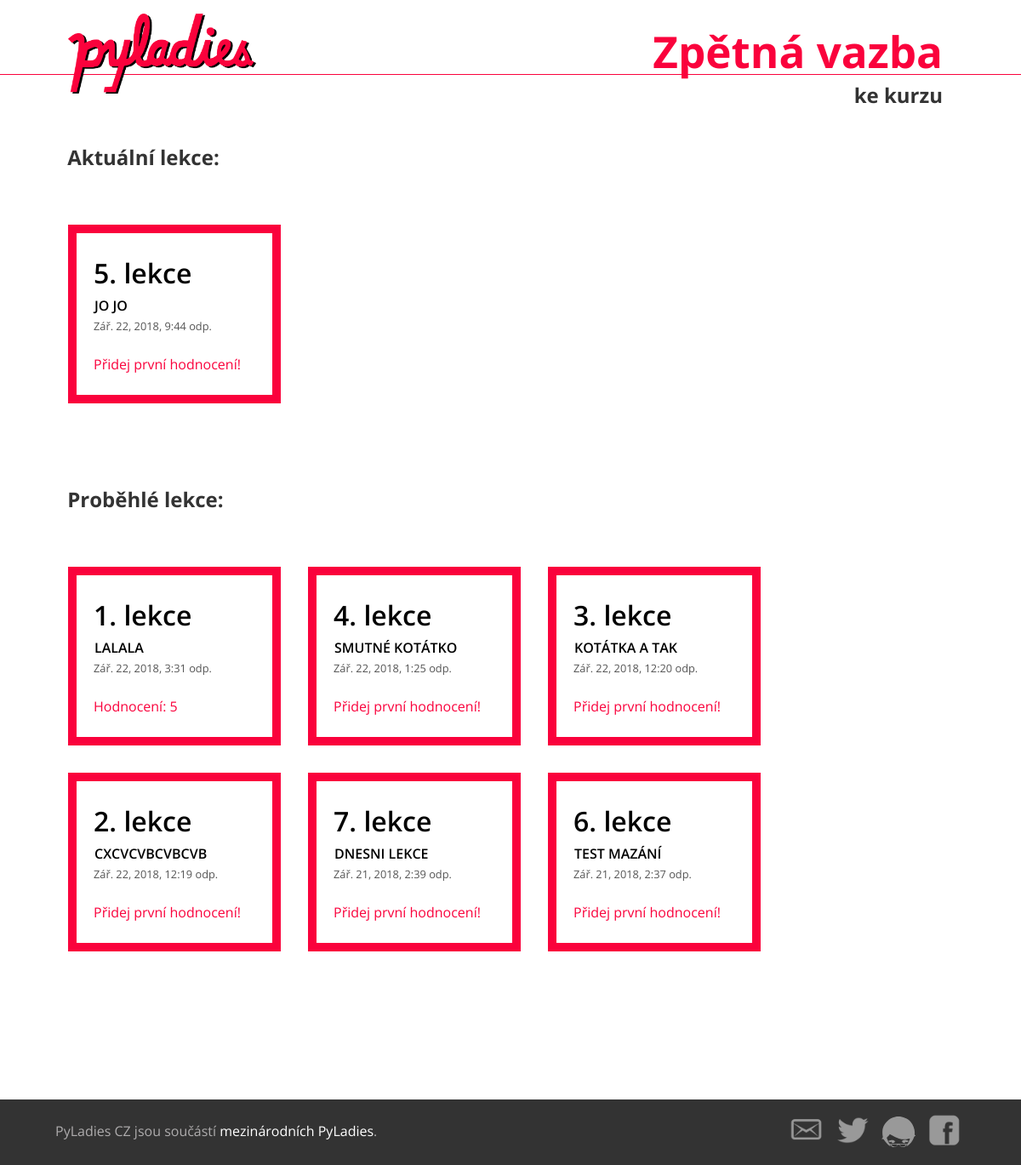
The page / on the database its author committed.
### blog/models.py (models this page shows, shortened)
class Post(models.Model):
    title = models.CharField(max_length=200)
    author = models.ForeignKey('auth.User', on_delete=models.CASCADE)
    text = models.TextField()
    created_date = models.DateTimeField(default=timezone.now)
    published_date = models.DateTimeField(blank=True, null=True)

### blog/views.py (the view)
# urls.py: path('', views.post_list, name='post_list'),
def post_list(request):
    posts = Post.objects.filter(published_date__lte=timezone.now()).order_by('published_date').reverse()[1:]
    current_lessons = Post.objects.filter(published_date__lte=timezone.now()).order_by('published_date').reverse()[:1]
    return render(request, 'things/post_list.html', {'posts': posts, 'current_lessons':current_lessons, 'nazev_kurzu': nazev_kurzu})

### blog/templates/things/post_list.html
{% extends 'things/base.html' %}
{% block content %}
{% if posts.count >= 1 %}
<h2 class="current_lessons">Aktuální lekce:</h2>
{% endif %}
        <div class="post-list">
    {% for post in current_lessons %}
        <a href="{% url 'post_detail' pk=post.pk %}">
            <div class="post">
                <h2>{{ post.title }}</h2>
                <p>{{ post.text|linebreaksbr }}</p>
                <div class="date">
                    {{ post.published_date }}
                </div>
                {% if post.comments.count == 0 %}
                    <spnt>Přidej první hodnocení!</span>
                {% else %}
                    <spnt>Hodnocení: {{ post.comments.count }}</span>
                {% endif %}
            </div>
        </a>
    {% endfor %}
      </div>
    {% if posts.count >= 1 %}
    <h2 class="current_lessons">Proběhlé lekce:</h2>
        {% endif %}
                <div class="post-list">
    {% for post in posts %}
        <a href="{% url 'post_detail' pk=post.pk %}">
            <div class="post">
                <h2>{{ post.title }}</h2>
                <p>{{ post.text|linebreaksbr }}</p>
                <div class="date">
                    {{ post.published_date }}
                </div>
                {% if post.comments.count == 0 %}
                    <spnt>Přidej první hodnocení!</span>
                {% else %}
                    <spnt>Hodnocení: {{ post.comments.count }}</span>
                {% endif %}
            </div>
        </a>
    {% endfor %}
</div>
{% endblock content %}

### blog/templates/things/base.html (shortened to what this page needs)
{% load staticfiles %}
<!DOCTYPE html>
<html lang="cs"  >
    <head>
        <link rel="stylesheet" href="{% static 'css/style.css' %}"/>
    </head>
    <body>
        <div class="page-header">
            <div class="logo">
                <a href=/> <img class="logo2" src="{% static 'img/pyladies.png' %}" alt="pyladies-logo"></a>
            </div>
            <div class="header-text">
                <h1><a href="/">Zpětná vazba</a></h1>
                <h2>{{ nazev_kurzu }}</h2>
            </div>
        </div>
        <div class="content">
             {% block content %}
             {% endblock %}
        </div>
            <div class="footer">
                <div class="global-pyladies">
                  PyLadies CZ jsou součástí <a href="http://pyladies.com">mezinárodních PyLadies</a>.
                </div>
                <ul>
                    <li>
                        <a href="mailto:brno@pyladies.cz">
                            <img src="{% static 'img/icon/mail-white.png' %}" alt=" " />
                        </a>
                    </li>
                    <li>
                        <a href="https://twitter.com/pyladiescz">
                            <img src="{% static 'img/icon/twitter-white.png' %}" alt=" " />
                        </a>
                    </li>
                    <li>
                        <a href="https://pyladies.cz">
                            <img src="{% static 'img/icon/who.svg' %}" alt=" "/>
                        </a>
                    </li>
                    <li>
                        <a href="https://www.facebook.com/groups/pyladiesBrno/">
                            <img src="{% static 'img/icon/facebook-white.png' %}" alt=" "/>
                        </a>
                    </li>
                </ul>
            </div>
    </body>
</html>

### blog/static/css/style.css (style rules this page uses)
html { -webkit-box-sizing: border-box; box-sizing: border-box; }
html { width: 100%; height: 100%; overflow-x: hidden; font-size: 16px; }
body { width: 100%; height: 100%; font-size: 16px; color: #333; margin: 0; padding: 1em; font-family: 'Open Sans', sans-serif; }
a { text-decoration: none; color: #fa023c; }
.global-pyladies { float: none; }
.page-header { position: relative; margin-bottom: 80px; border-bottom: 1px solid #fa023c; }
.page-header h1, .page-header h1 a, .page-header h1 a:visited, .page-header h1 a:active { font-size: 1.6em; text-decoration: none; }
.header-text h2, .header-text p { margin: 0; color: #333; }
.date { color: #555555; font-size: 0.8em; margin: 0.5em 0 2em; }
.post { border: 10px solid #fa023c; padding: 20px; margin-bottom: 1em; display: block; width: 100%; }
.post h2 { margin: 5px 0 10px; color: black; font-weight: 600; font-size: 2em; }
.post p, .post h1 a:visited { color: #000000; }
.logo2 { width: 75%; padding: 1em; }
.header-text { display: block; right: 60px; top: 15px; }
.content { width: 100%; min-height: 100%; margin-bottom: 93px; }
.post-list, .post-detail { width: 100%; background-color: white; overflow: auto; }
.post p { font-weight: 600; text-transform: uppercase; margin: 0px 0 0; padding: 0px 1px 1px; line-height: 0.9; }
.footer { background: #333; color: rgba(255, 255, 255, 0.2); margin-top: -77px; margin-right: auto; margin-left: auto; position: relative; margin: -15px; padding: 15px; }
.footer .global-pyladies { margin-top: 26px; color: #aeacad; float: left; }
.footer img { width: 40px; opacity: 0.5; }
.footer ul { display: block; float: right; }
.footer li { list-style: none; display: inline; padding: 0 5px; }
.footer a { color: white; }
@media all and (min-width: 500px) { body { padding: 0; } }
@media all and (min-width: 500px) { .logo2 { width: 261px; padding: 16px 0px 0px 40px; } }
@media all and (min-width: 500px) { .current_lessons { padding: 0 1.2em ; } }
@media all and (min-width: 500px) { .post { margin: 1em; width: 250px; height: 210px; } }
@media all and (min-width: 500px) { .post-list { padding: 1em; display: -webkit-box; display: -ms-flexbox; display: flex; -ms-flex-wrap: wrap; flex-wrap: wrap; } }
@media all and (min-width: 500px) { .page-header a { padding: 0em 0; } }
@media all and (min-width: 500px) { .header-text { padding: 0 2em; } }
@media all and (min-width: 500px) { .footer { padding: 0 5em; } }
@media all and (min-width: 740px) { .page-header { padding: 0px 0px 20px 40px; display: -webkit-box; display: -ms-flexbox; display: flex; position: relative; height: 88px; text-align: right; } }
@media all and (min-width: 740px) { .logo2 { position: absolute; } }
@media all and (min-width: 740px) { .header-text { position: absolute; } }
@media all and (min-width: 740px) { .current_lessons { padding: 0 3.3em ; margin: 0 0 15px; } }
@media all and (min-width: 740px) { .post-list { padding: 2em 4em 5em; } }
@media all and (min-width: 740px) { .header-text>h1 { font-size: 2em; margin-bottom: 0; } }
@media all and (min-width: 740px) { .header-text { display: block; right: 60px; position: absolute; top: 4px; } }
@media all and (min-width: 800px) { .header-text { display: block; right: 60px; position: absolute; top: 4px; } }
@media all and (min-width: 800px) { .header-text>h1 { font-size: 2em; margin-bottom: 0; } }

### rows shown on the page
Post: title "5. lekce", text "JO JO", published_date "Zář. 22, 2018, 9:44 odp.", shows "Přidej první hodnocení!"
Post: title "1. lekce", text "LALALA", published_date "Zář. 22, 2018, 3:31 odp.", comments.count "5"
Post: title "4. lekce", text "SMUTNÉ KOTÁTKO", published_date "Zář. 22, 2018, 1:25 odp.", shows "Přidej první hodnocení!"
Post: title "3. lekce", text "KOTÁTKA A TAK", published_date "Zář. 22, 2018, 12:20 odp.", shows "Přidej první hodnocení!"
Post: title "2. lekce", text "CXCVCVBCVBCVB", published_date "Zář. 22, 2018, 12:19 odp.", shows "Přidej první hodnocení!"
Post: title "7. lekce", text "DNESNI LEKCE", published_date "Zář. 21, 2018, 2:39 odp.", shows "Přidej první hodnocení!"
Post: title "6. lekce", text "TEST MAZÁNÍ", published_date "Zář. 21, 2018, 2:37 odp.", shows "Přidej první hodnocení!"

### other values the page prints
{{ nazev_kurzu }} "ke kurzu"
